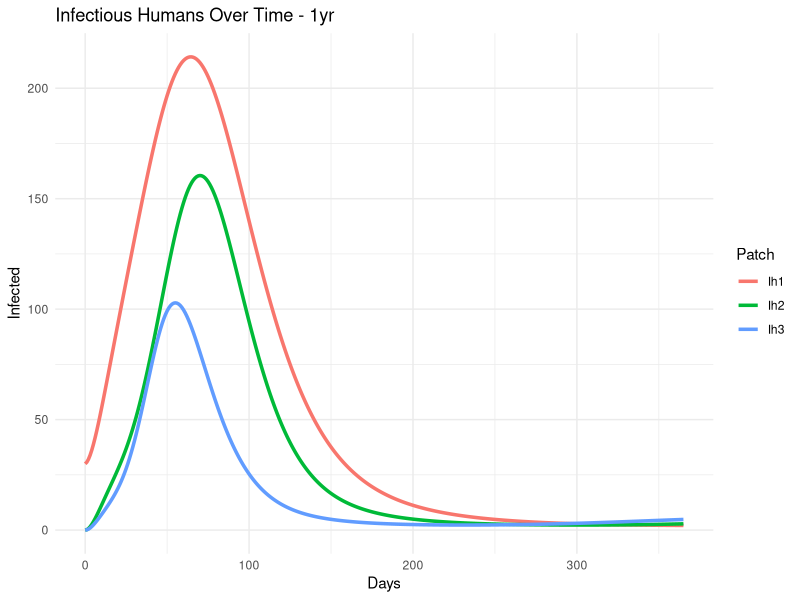
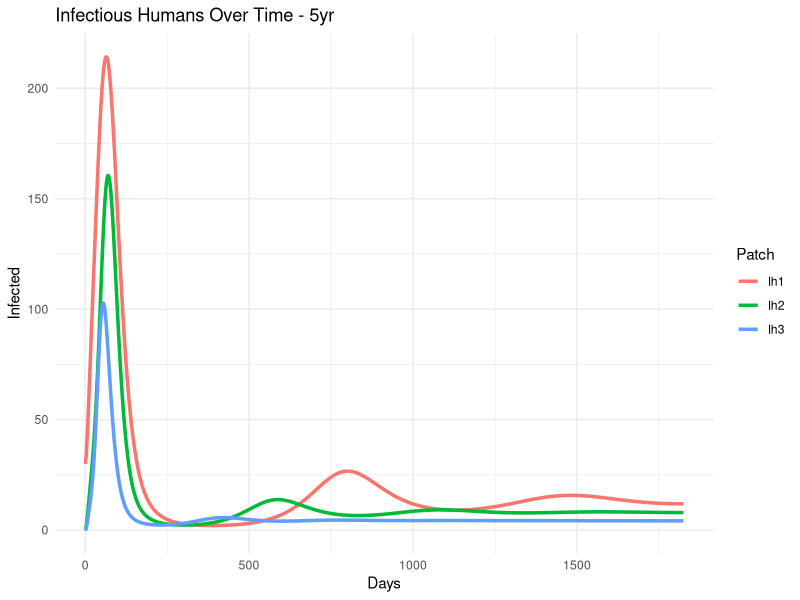
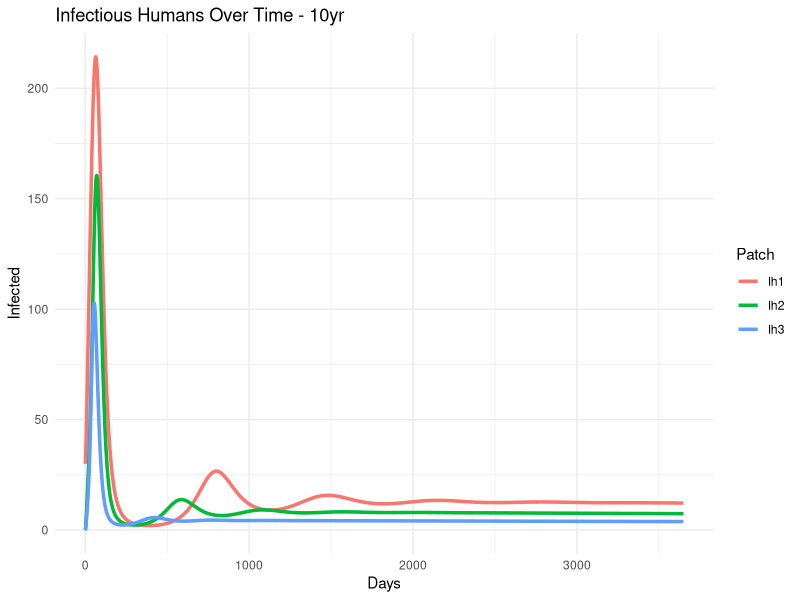

The R script that drew these images, in order:
library(deSolve)
library(ggplot2)
library(dplyr)
library(tidyr)

# --- Metapopulation SEIR-SEI Model with Death Tracking ---
metapop_model <- function(t, state, parameters) {
  with(as.list(c(state, parameters)), {
    np <- length(patches)
    
    Sh <- state[patch_indices("Sh")]
    Eh <- state[patch_indices("Eh")]
    Ih <- state[patch_indices("Ih")]
    Rh <- state[patch_indices("Rh")]
    Sv <- state[patch_indices("Sv")]
    Ev <- state[patch_indices("Ev")]
    Iv <- state[patch_indices("Iv")]
    Dh <- state[patch_indices("Dh")]
    
    Nh <- Sh + Eh + Ih + Rh
    Nv <- Sv + Ev + Iv
    
    lambda_h <- f_h * alpha * p_h * Iv / (Nh + 1e-6)
    lambda_v <- f_h * alpha * p_v * Ih / (Nh + 1e-6)
    
    logistic_birth <- b_v * Nv * (1 - Nv / K_v)
    
    dSh <- b_h * Nh - lambda_h * Sh + omega * Rh - mu_h * Sh + inflow(Sh, M) - outflow(Sh, M)
    dEh <- lambda_h * Sh - sigma_h * Eh - mu_h * Eh + inflow(Eh, M) - outflow(Eh, M)
    dIh <- sigma_h * Eh - gamma * Ih - (mu_h + d) * Ih + inflow(Ih, M) - outflow(Ih, M)
    dRh <- gamma * Ih - omega * Rh - mu_h * Rh + inflow(Rh, M) - outflow(Rh, M)
    dDh <- d * Ih
    
    dSv <- logistic_birth - lambda_v * Sv - mu_v * Sv + inflow(Sv, Mv) - outflow(Sv, Mv)
    dEv <- lambda_v * Sv - sigma_v * Ev - mu_v * Ev + inflow(Ev, Mv) - outflow(Ev, Mv)
    dIv <- sigma_v * Ev - mu_v * Iv + inflow(Iv, Mv) - outflow(Iv, Mv)
    
    return(list(c(dSh, dEh, dIh, dRh, dSv, dEv, dIv, dDh)))
  })
}

patch_indices <- function(var) {
  start <- match(var, c("Sh", "Eh", "Ih", "Rh", "Sv", "Ev", "Iv", "Dh"))
  return(((start - 1) * np + 1):(start * np))
}
inflow <- function(vec, M) as.vector(t(M) %*% vec)
outflow <- function(vec, M) as.vector(M %*% vec)

# --- Shared Settings ---
np <- 3
patches <- 1:np
M <- matrix(c(
  0.9, 0.05, 0.05,
  0.05, 0.9, 0.05,
  0.05, 0.05, 0.90
), nrow = np, byrow = TRUE)
Mv <- M

base_parameters <- list(
  b_h = 1.1e-5, b_v = 0.25,
  f_h = 0.6, alpha = 0.8,
  p_h = 0.2, p_v = 0.5,
  sigma_h = 1/10, sigma_v = 1/15,
  gamma = 1/20, omega = 0.0009,
  mu_h = 1.1e-5, mu_v = 0.1,
  d = 0.003,
  K_v = 5000,
  np = np, patches = patches,
  M = M, Mv = Mv
)

init <- rep(0, 8 * np)
names(init) <- c(paste0("Sh", 1:np), paste0("Eh", 1:np), paste0("Ih", 1:np),
                 paste0("Rh", 1:np), paste0("Sv", 1:np), paste0("Ev", 1:np),
                 paste0("Iv", 1:np), paste0("Dh", 1:np))

init["Sh1"] <- 1000; init["Eh1"] <- 20; init["Ih1"] <- 30; init["Sv1"] <- 6000; init["Ev1"] <- 150; init["Iv1"] <- 100
init["Sh2"] <- 600;  init["Sv2"] <- 4000; init["Ev2"] <- 80;  init["Iv2"] <- 40
init["Sh3"] <- 300;  init["Sv3"] <- 2000; init["Ev3"] <- 50;  init["Iv3"] <- 25

# --- Loop through durations ---
horizons <- list("1yr" = 365, "5yr" = 1825, "10yr" = 3650)
results_list <- list()
stats_list <- list()

for (label in names(horizons)) {
  times <- seq(0, horizons[[label]], 1)
  out <- ode(y = init, times = times, func = metapop_model, parms = base_parameters, method = "ode45")
  df <- as.data.frame(out)
  df$time_horizon <- label
  results_list[[label]] <- df
  
  # Summary stats for each patch
  stats <- data.frame(Patch = character(), Deaths = numeric(), Peak_Infection_Day = numeric(), First_Death_Day = numeric())
  for (i in 1:np) {
    deaths <- tail(df[[paste0("Dh", i)]], 1)
    peak_day <- df$time[which.max(df[[paste0("Ih", i)]])]
    first_death_day <- df$time[which(df[[paste0("Dh", i)]] >= 1)[1]]
    stats <- rbind(stats, data.frame(
      Patch = paste0("Patch ", i),
      Deaths = round(deaths),
      Peak_Infection_Day = peak_day,
      First_Death_Day = first_death_day
    ))
  }
  stats$Time_Horizon <- label
  stats_list[[label]] <- stats
}

# --- Combine for plotting ---
all_results <- bind_rows(results_list)
long_df <- all_results %>%
  select(time, time_horizon, starts_with("Ih")) %>%
  pivot_longer(cols = starts_with("Ih"), names_to = "Patch", values_to = "Infected") %>%
  mutate(Patch = factor(Patch, levels = paste0("Ih", 1:np)))

# --- Plot ---
for (h in names(horizons)) {
  df <- filter(long_df, time_horizon == h)
  p <- ggplot(df, aes(x = time, y = Infected, color = Patch)) +
    geom_line(size = 1.2) +
    labs(title = paste("Infectious Humans Over Time -", h),
         x = "Days", y = "Infected") +
    theme_minimal()
  print(p)
}

# --- Summary Table ---
final_summary <- bind_rows(stats_list)
print(final_summary)
